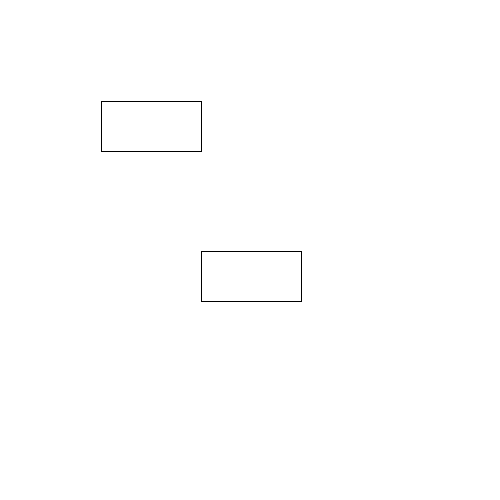
Frame 1 (no input)
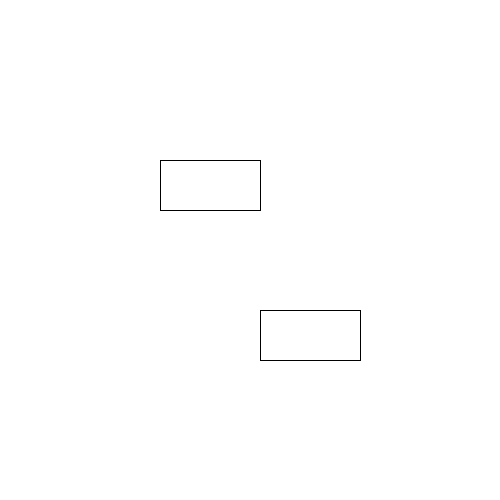
Frame 60 (the mouse pressed at the canvas centre just before this capture)
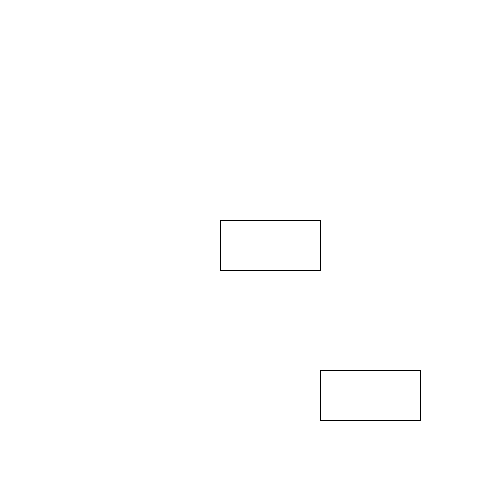
Frame 120 (the mouse held since frame 60 and released just before this capture)

The Processing sketch that drew these frames (run headless with seeded random() and noise(); from frame 60 on, the mouse is pressed at the canvas centre):

// Processing sketch: AABB
// ── AABB.pde
public class Vector
{
  float X;
  float Y;
  
  public Vector(float x, float y)
  {
     X = x;
     Y = y;
  }
  
  public boolean CompareMaxVector(Vector comp)
  {
    if(this.X >= comp.X && this.Y >= comp.Y)
    {
      return true;
    }
    return false;
  }
  
  public boolean CompareMinVector(Vector comp)
  {
    if(this.X <= comp.X && this.Y <= comp.Y)
    {
      return true;
    }
    return false;
  }
}

public class Shape
{
  Vector Min;
  Vector Max;
  Vector Center;
  float Radius;
  
  Vector Speed = new Vector(1, 1);
  
  public Shape(float xmin, float ymin, float xmax, float ymax)
  {
    if(xmin > xmax)
    {
      float temp = xmax;
      xmax = xmin;
      xmin = temp;
    }
    if(ymin > ymax)
    {
      float temp = ymax; 
      ymax = ymin;
      ymin = temp;
    }
    Min = new Vector(xmin, ymin);
    Max = new Vector(xmax, ymax);
  }
  
  public Shape(float x, float y, float r)
  {
    Center = new Vector(x, y);
    Radius = r;
  }
  
  public boolean RectangleCollide(Shape rect)
  {
    if(this.Max.CompareMaxVector(rect.Min) && this.Min.CompareMinVector(rect.Max))
    {
      return true;
    }
    
    return false;
  }
}

Shape rect1;
Shape rect2;

void setup()
{
  size(500, 500);
  rect1 = new Shape(100, 150, 200, 100);
  rect2 = new Shape(300, 300, 200, 250);
}

void draw()
{
  background(255);
  
  
    rect1.Min.X += rect1.Speed.X;
    rect1.Min.Y += rect1.Speed.Y;
    rect1.Max.X += rect1.Speed.X;
    rect1.Max.Y += rect1.Speed.Y;
    
    rect2.Min.X += rect2.Speed.X;
    rect2.Min.Y += rect2.Speed.Y;
    rect2.Max.X += rect2.Speed.X;
    rect2.Max.Y += rect2.Speed.Y;
    
    if(rect1.Min.X < 0)
    {
      rect1.Speed.X = abs(rect1.Speed.X);
    }
    else if(rect1.Max.X > width)
    {
      rect1.Speed.X = -abs(rect1.Speed.X);
    }
    
    if(rect1.Min.Y < 0)
    {
      rect1.Speed.Y = abs(rect1.Speed.Y);
    }
    else if(rect1.Max.Y > height)
    {
      rect1.Speed.Y = -abs(rect1.Speed.Y);
    }
    
    if(rect2.Min.X < 0)
    {
      rect2.Speed.X = abs(rect2.Speed.X);
    }
    else if(rect2.Max.X > width)
    {
      rect2.Speed.X = -abs(rect2.Speed.X);
    }
    
    if(rect2.Min.Y < 0)
    {
      rect2.Speed.Y = abs(rect2.Speed.Y);
    }
    else if(rect2.Max.Y > height)
    {
      rect2.Speed.Y = -abs(rect2.Speed.Y);
    }
    
    if(rect1.RectangleCollide(rect2))
    {
      fill(0);
    }
    else
    {
      fill(255);
    }
  
  
  
  rect(rect1.Min.X, rect1.Min.Y, abs(rect1.Max.X - rect1.Min.X), abs(rect1.Max.Y - rect1.Min.Y));
  rect(rect2.Min.X, rect2.Min.Y, abs(rect2.Max.X - rect2.Min.X), abs(rect2.Max.Y - rect2.Min.Y));
}
